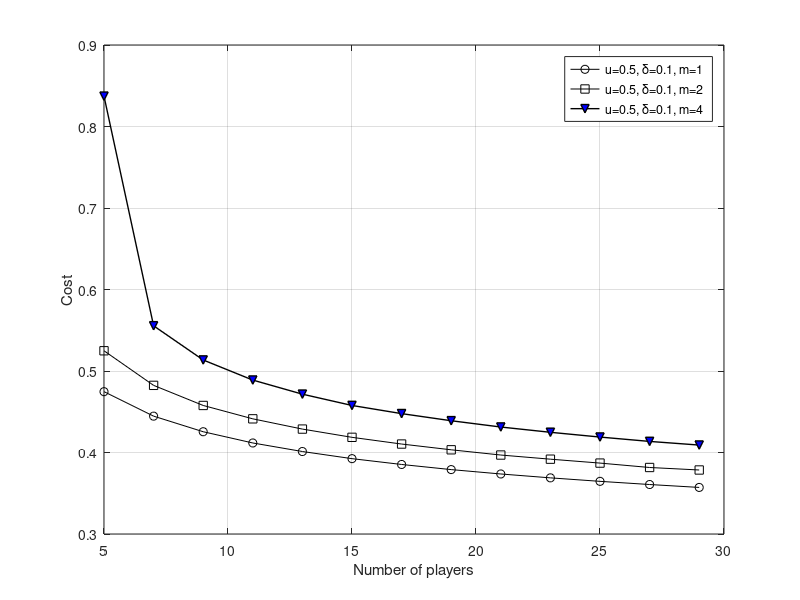

MATLAB code to generate this figure:
%%
clf; %clear figures
clc; %clear command windows history;
clear all;

%% 
currentFolder = 'E:\yzw_thesis\body';
main_dir_name = strcat(currentFolder,'\bayesian_figures\');
if(1~=isdir(main_dir_name))
    mkdir(main_dir_name);
end
file_name = 'bayesian_normal_punish_parameter_vs_contribute_probability';

%% avariable 
N = 5:2:30; %user number
N = N.';
c = zeros(length(N),1);   %cost of the contribution

%%
mu = 0.5;
delta = 0.1;
X = normrnd(mu,delta, 1000,1);
x = sort(X, 'ascend');
x_right = normcdf(x,mu,delta);

m = 1;
%% 
for k=1:length(N)
    y1 = 1- (1-binocdf(m,N(k)-1,x_right));
    diff = abs(y1 -x);
    minimum = min(diff);
    index = find(minimum==diff, 1, 'first');
    c(k) = x(index);
end
%%
A = c';

%% %%%%%%%%%%%%%%%%%%%%%%%%%%%%%%%%%%%%%%%%%%%%%%%%
%%
m = 2;
%% 
for k=1:length(N)
    y1 = 1- (1-binocdf(m,N(k)-1,x_right));
    diff = abs(y1 -x);
    minimum = min(diff);
    index = find(minimum==diff, 1, 'first');
    c(k) = x(index);
end
%%
%% the number of players and cost
A = [A;c'];

%% %%%%%%%%%%%%%%%%%%%%%%%%%%%%%%%%%%%%%%%%%%%%%%%%
%%
m = 4;
%% 
for k=1:length(N)
    y1 = 1- (1-binocdf(m,N(k)-1,x_right));
    diff = abs(y1 -x);
    minimum = min(diff);
    index = find(minimum==diff, 1, 'first');
    c(k) = x(index);
end
%%
A = [A;c'];

%% Plot the figure
x = N;
plot(x,A(1,:), '-ko',...
    x,A(2,:), '-ks', ...
    x,A(3,:), '-kv', 'LineWidth',1, 'MarkerSize',6, 'MarkerFace', 'b'...
    );
%axis([min(x) max(x)+1 0 1]);
xlabel('Number of players');
ylabel('Cost');
grid on;
figure(1);
hold on;

legend('u=0.5, \delta=0.1, m=1', 'u=0.5, \delta=0.1, m=2 ', 'u=0.5, \delta=0.1, m=4');
h1 = figure(1);
% print(h1,'-dtiff','-r600',strcat(main_dir_name,file_name,'.tif'));
print(h1,'-deps',strcat(main_dir_name,file_name,'.eps'));
% print(h1,'-dpdf',strcat(main_dir_name,file_name,'.pdf'));
% saveTightFigure(h1, strcat(main_dir_name,file_name,'_tight','.pdf'));
